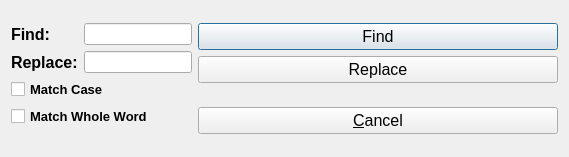
<?xml version="1.0" encoding="UTF-8"?>
<ui version="4.0">
 <class>Dialog</class>
 <widget class="QDialog" name="Dialog">
  <property name="geometry">
   <rect>
    <x>0</x>
    <y>0</y>
    <width>569</width>
    <height>157</height>
   </rect>
  </property>
  <property name="windowTitle">
   <string>Dialog</string>
  </property>
  <layout class="QFormLayout" name="formLayout">
   <item row="0" column="0">
    <layout class="QGridLayout" name="gridLayout">
     <item row="3" column="0" colspan="2">
      <widget class="QCheckBox" name="checkBox_2">
       <property name="font">
        <font>
         <family>MS Sans Serif</family>
         <pointsize>10</pointsize>
         <weight>75</weight>
         <bold>true</bold>
        </font>
       </property>
       <property name="text">
        <string>Match Whole Word</string>
       </property>
      </widget>
     </item>
     <item row="0" column="1">
      <widget class="QLineEdit" name="lineEdit"/>
     </item>
     <item row="2" column="0" colspan="2">
      <widget class="QCheckBox" name="checkBox">
       <property name="font">
        <font>
         <family>MS Sans Serif</family>
         <pointsize>10</pointsize>
         <weight>75</weight>
         <bold>true</bold>
        </font>
       </property>
       <property name="text">
        <string>Match Case</string>
       </property>
      </widget>
     </item>
     <item row="1" column="1">
      <widget class="QLineEdit" name="lineEdit_2"/>
     </item>
     <item row="1" column="0">
      <widget class="QLabel" name="label_2">
       <property name="font">
        <font>
         <family>MS Sans Serif</family>
         <pointsize>12</pointsize>
         <weight>75</weight>
         <bold>true</bold>
        </font>
       </property>
       <property name="text">
        <string>Replace:</string>
       </property>
       <property name="buddy">
        <cstring>lineEdit_2</cstring>
       </property>
      </widget>
     </item>
     <item row="0" column="0">
      <widget class="QLabel" name="label">
       <property name="font">
        <font>
         <family>MS Sans Serif</family>
         <pointsize>12</pointsize>
         <weight>75</weight>
         <bold>true</bold>
        </font>
       </property>
       <property name="text">
        <string>Find:</string>
       </property>
       <property name="buddy">
        <cstring>lineEdit</cstring>
       </property>
      </widget>
     </item>
    </layout>
   </item>
   <item row="0" column="1">
    <layout class="QVBoxLayout" name="verticalLayout">
     <item>
      <widget class="QPushButton" name="pushButton">
       <property name="font">
        <font>
         <family>MS Sans Serif</family>
         <pointsize>12</pointsize>
        </font>
       </property>
       <property name="text">
        <string>Find</string>
       </property>
      </widget>
     </item>
     <item>
      <widget class="QPushButton" name="pushButton_2">
       <property name="font">
        <font>
         <family>MS Sans Serif</family>
         <pointsize>12</pointsize>
         <weight>50</weight>
         <bold>false</bold>
        </font>
       </property>
       <property name="text">
        <string>Replace</string>
       </property>
      </widget>
     </item>
     <item>
      <spacer name="verticalSpacer">
       <property name="orientation">
        <enum>Qt::Vertical</enum>
       </property>
       <property name="sizeHint" stdset="0">
        <size>
         <width>20</width>
         <height>18</height>
        </size>
       </property>
      </spacer>
     </item>
     <item>
      <widget class="QPushButton" name="CANCELButton_3">
       <property name="font">
        <font>
         <family>MS Sans Serif</family>
         <pointsize>12</pointsize>
        </font>
       </property>
       <property name="text">
        <string>&amp;Cancel</string>
       </property>
      </widget>
     </item>
    </layout>
   </item>
  </layout>
 </widget>
 <resources/>
 <connections>
  <connection>
   <sender>CANCELButton_3</sender>
   <signal>clicked()</signal>
   <receiver>Dialog</receiver>
   <slot>reject()</slot>
   <hints>
    <hint type="sourcelabel">
     <x>333</x>
     <y>121</y>
    </hint>
    <hint type="destinationlabel">
     <x>446</x>
     <y>94</y>
    </hint>
   </hints>
  </connection>
 </connections>
</ui>
